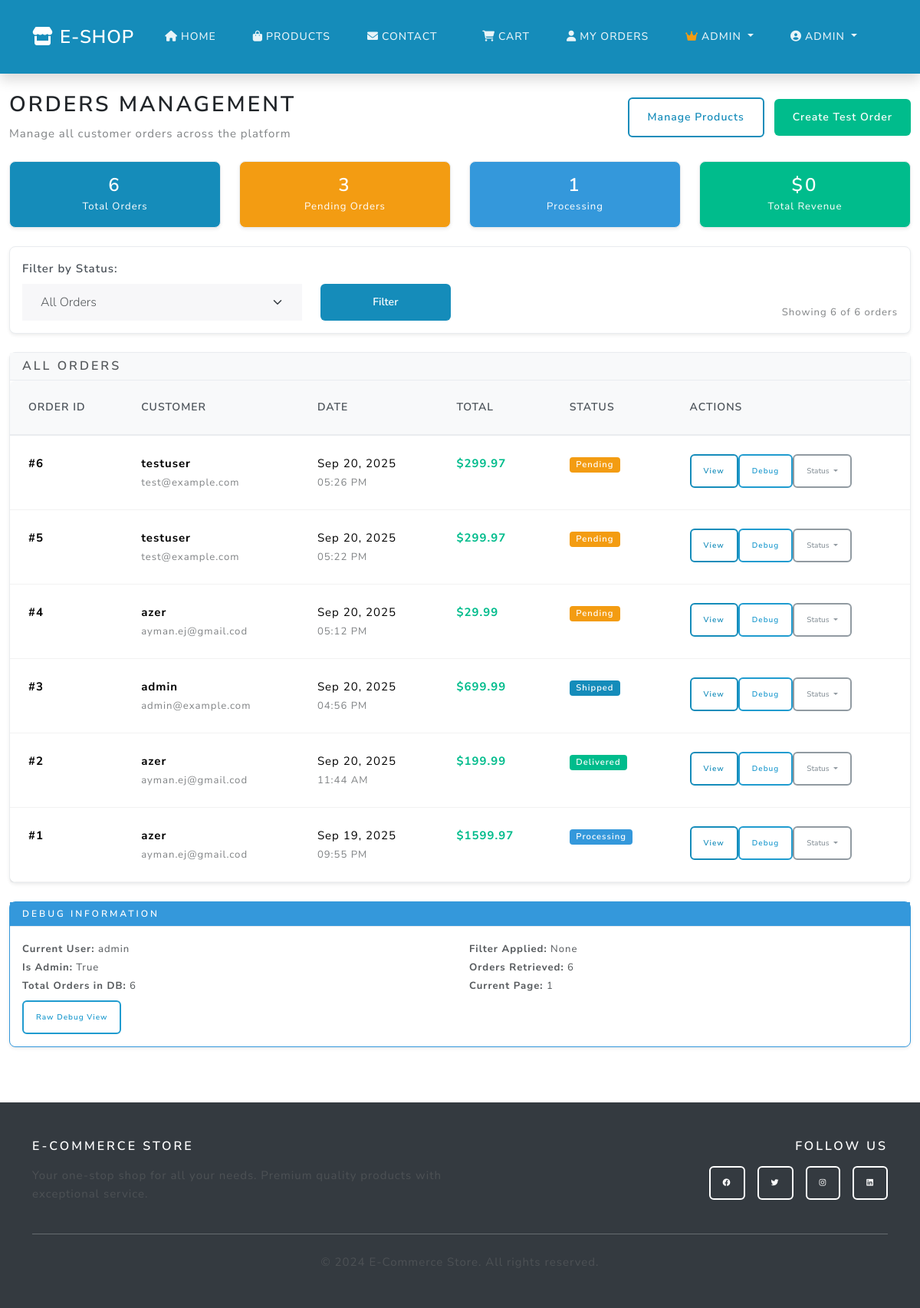
Page /admin/orders (signed in) on the earlier database version.
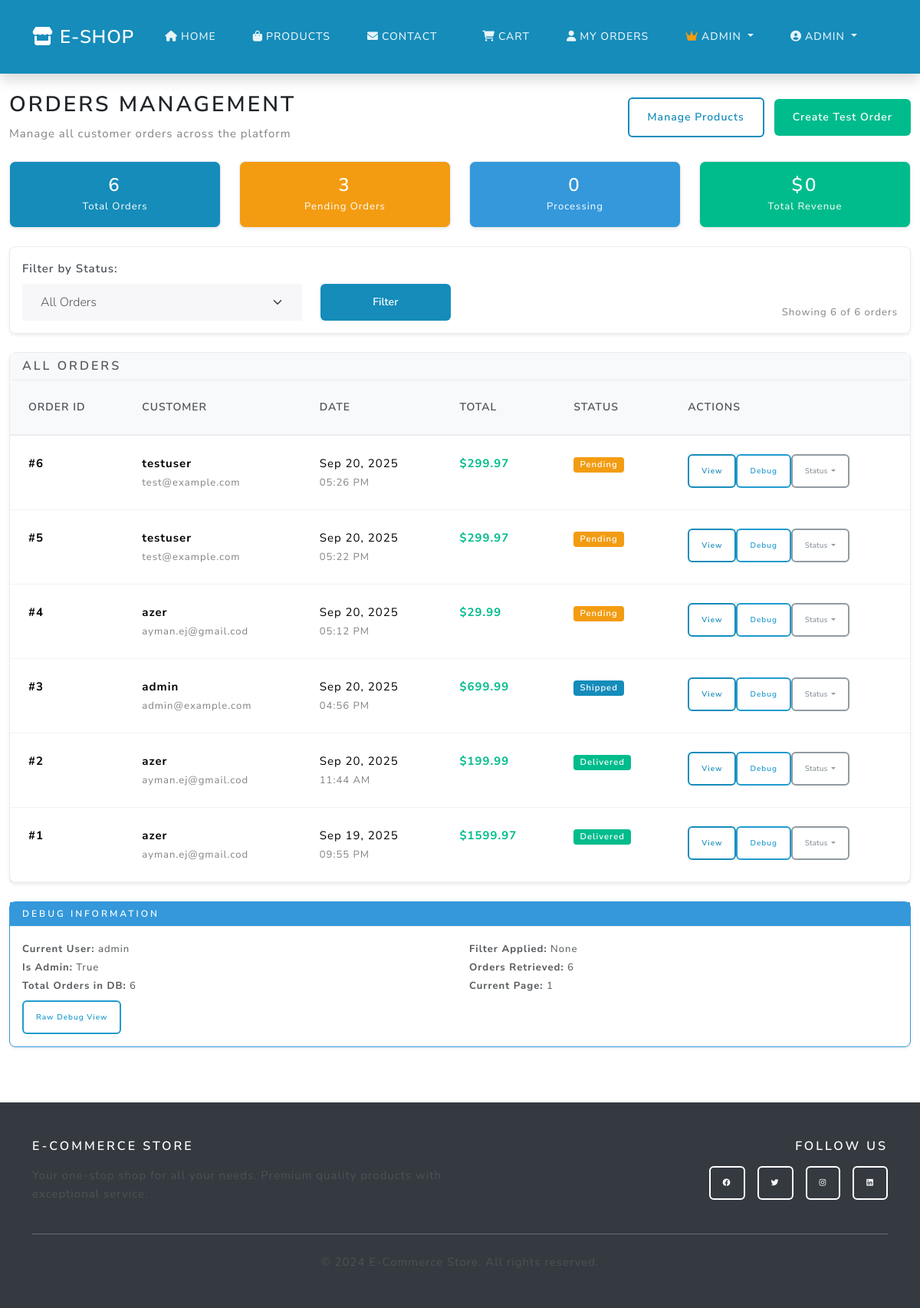
Same page on the later database version.
### main.py (models this page shows)
class User(UserMixin, db.Model):
    id = db.Column(db.Integer, primary_key=True)
    username = db.Column(db.String(80), unique=True, nullable=False)
    email = db.Column(db.String(120), unique=True, nullable=False)
    password_hash = db.Column(db.String(120), nullable=False)
    phone = db.Column(db.String(20), nullable=True)
    address = db.Column(db.Text, nullable=True)
    is_admin = db.Column(db.Boolean, default=False)
    orders = db.relationship('Order', backref='user', lazy=True)

class Order(db.Model):
    id = db.Column(db.Integer, primary_key=True)
    user_id = db.Column(db.Integer, db.ForeignKey('user.id'), nullable=False)
    total = db.Column(db.Float, nullable=False)
    status = db.Column(db.String(20), default='pending')
    created_at = db.Column(db.DateTime, default=db.func.current_timestamp())

### main.py (the view)
@app.route('/admin/orders')
@login_required
def admin_orders():
    if not current_user.is_admin:
        flash('Access denied - Admin privileges required', 'error')
        return redirect(url_for('home'))
    page = request.args.get('page', 1, type=int)
    status_filter = request.args.get('status', '')
    query = Order.query
    if status_filter:
        query = query.filter_by(status=status_filter)
    orders = query.order_by(Order.created_at.desc()).paginate(
        page=page, per_page=20, error_out=False
    )
    stats = {
        'total_orders': Order.query.count(),
        'pending_orders': Order.query.filter_by(status='pending').count(),
        'processing_orders': Order.query.filter_by(status='processing').count(),
        'shipped_orders': Order.query.filter_by(status='shipped').count(),
        'delivered_orders': Order.query.filter_by(status='delivered').count(),
        'completed_orders': Order.query.filter_by(status='completed').count(),
        'cancelled_orders': Order.query.filter_by(status='cancelled').count(),
        'total_revenue': db.session.query(db.func.sum(Order.total))\
            .filter_by(status='completed').scalar() or 0
    }
    return render_template('admin_orders.html',
                         orders=orders,
                         stats=stats,
                         status_filter=status_filter)

### main.py (called while the page is built)
@login_manager.user_loader
def load_user(user_id):
    return User.query.get(int(user_id))

### templates/admin_orders.html (shortened to what this page needs)
{% extends "base.html" %}
{% block content %}
<div class="container-fluid py-4">
  <div class="d-flex justify-content-between align-items-center mb-4">
    <div>
      <h2>Orders Management</h2>
      <p class="text-muted mb-0">Manage all customer orders across the platform</p>
    </div>
    <div>
      <a href="{{ url_for('admin_products') }}" class="btn btn-outline-primary me-2">
        Manage Products
      </a>
      <a href="{{ url_for('create_test_order') }}" class="btn btn-success">
        Create Test Order
      </a>
    </div>
  </div>
  {% if stats %}
  <div class="row mb-4">
    <div class="col-md-3">
      <div class="card text-center bg-primary text-white">
        <div class="card-body">
          <h3 class="mb-0">{{ stats.total_orders }}</h3>
          <small>Total Orders</small>
        </div>
      </div>
    </div>
    <div class="col-md-3">
      <div class="card text-center bg-warning text-white">
        <div class="card-body">
          <h3 class="mb-0">{{ stats.pending_orders }}</h3>
          <small>Pending Orders</small>
        </div>
      </div>
    </div>
    <div class="col-md-3">
      <div class="card text-center bg-info text-white">
        <div class="card-body">
          <h3 class="mb-0">{{ stats.processing_orders }}</h3>
          <small>Processing</small>
        </div>
      </div>
    </div>
    <div class="col-md-3">
      <div class="card text-center bg-success text-white">
        <div class="card-body">
          <h3 class="mb-0">${{ "%.0f"|format(stats.total_revenue) }}</h3>
          <small>Total Revenue</small>
        </div>
      </div>
    </div>
  </div>
  {% endif %}
  <div class="card mb-4">
    <div class="card-body">
      <form method="GET" class="row align-items-end">
        <div class="col-md-4">
          <label class="form-label">Filter by Status:</label>
          <select name="status" class="form-select">
            <option value="">All Orders</option>
          </select>
        </div>
        <div class="col-md-2">
          <button type="submit" class="btn btn-primary w-100">Filter</button>
        </div>
        <div class="col-md-6 text-end">
          <small class="text-muted">
            Showing {{ orders.items|length if orders.items else 0 }} of {{ orders.total if orders else 0 }} orders
          </small>
        </div>
      </form>
    </div>
  </div>
  <div class="card">
    <div class="card-header">
      <h5 class="mb-0">All Orders</h5>
    </div>
    <div class="card-body p-0">
      {% if orders and orders.items %}
      <div class="table-responsive">
        <table class="table table-hover mb-0">
          <thead class="table-light">
            <tr>
              <th>Order ID</th>
              <th>Customer</th>
              <th>Date</th>
              <th>Total</th>
              <th>Status</th>
              <th>Actions</th>
            </tr>
          </thead>
          <tbody>
            {% for order in orders.items %}
            <tr>
              <td>
                <strong>#{{ order.id }}</strong>
              </td>
              <td>
                <div>
                  <strong>{{ order.user.username }}</strong>
                  <br>
                  <small class="text-muted">{{ order.user.email }}</small>
                </div>
              </td>
              <td>
                <div>
                  {{ order.created_at.strftime('%b %d, %Y') }}
                  <br>
                  <small class="text-muted">{{ order.created_at.strftime('%I:%M %p') }}</small>
                </div>
              </td>
              <td>
                <strong class="text-success">${{ "%.2f"|format(order.total) }}</strong>
              </td>
              <td>
                <span class="badge bg-{{ 'warning' if order.status == 'pending'
                                    else 'info' if order.status == 'processing'
                                    else 'primary' if order.status == 'shipped'
                                    else 'success' if order.status in ['delivered', 'completed']
                                    else 'danger' }}">
                  {{ order.status|title }}
                </span>
              </td>
              <td>
                <div class="btn-group" role="group">
                  <a href="{{ url_for('admin_order_detail', order_id=order.id) }}"
                     class="btn btn-sm btn-outline-primary" title="View Details">
                    View
                  </a>
                  <a href="{{ url_for('debug_order_detail', order_id=order.id) }}"
                     class="btn btn-sm btn-outline-info" title="Debug View">
                    Debug
                  </a>
                  <div class="btn-group" role="group">
                    <button type="button" class="btn btn-sm btn-outline-secondary dropdown-toggle"
                            data-bs-toggle="dropdown">
                      Status
                    </button>
                  </div>
                </div>
              </td>
            </tr>
            {% endfor %}
          </tbody>
        </table>
      </div>
      {% endif %}
    </div>
  </div>
  <div class="mt-4">
    <div class="card border-info">
      <div class="card-header bg-info text-white">
        <h6 class="mb-0">Debug Information</h6>
      </div>
      <div class="card-body">
        <div class="row">
          <div class="col-md-6">
            <small>
              <strong>Current User:</strong> {{ current_user.username }}<br>
              <strong>Is Admin:</strong> {{ current_user.is_admin }}<br>
              <strong>Total Orders in DB:</strong> {{ stats.total_orders if stats else 'N/A' }}
            </small>
          </div>
          <div class="col-md-6">
            <small>
              <strong>Filter Applied:</strong> {{ status_filter or 'None' }}<br>
              <strong>Orders Retrieved:</strong> {{ orders.items|length if orders and orders.items else 0 }}<br>
              <strong>Current Page:</strong> {{ orders.page if orders else 1 }}
            </small>
          </div>
        </div>
        <div class="mt-2">
          <a href="{{ url_for('debug_list_orders') }}" class="btn btn-sm btn-outline-info">
            Raw Debug View
          </a>
        </div>
      </div>
    </div>
  </div>
</div>
{% endblock %}

### templates/base.html (shortened to what this page needs)
<!DOCTYPE html>
<html lang="en">
  <head>
    <link
      href="https://cdn.jsdelivr.net/npm/bootswatch@5.3.2/dist/lux/bootstrap.min.css"
      rel="stylesheet"
    />
    <link
      href="https://cdnjs.cloudflare.com/ajax/libs/font-awesome/6.0.0/css/all.min.css"
      rel="stylesheet"
    />
    <link
      href="{{ url_for('static', filename='css/style.css') }}"
      rel="stylesheet"
    />
  </head>
  <body>
<nav class="navbar navbar-expand-lg navbar-dark bg-dark">
  <div class="container">
    <a class="navbar-brand fw-bold" href="{{ url_for('home') }}">
      <i class="fas fa-store me-2"></i>E-Shop
    </a>
    <div class="collapse navbar-collapse" id="navbarNav">
      <ul class="navbar-nav me-auto">
        <li class="nav-item">
          <a class="nav-link" href="{{ url_for('home') }}">
            <i class="fas fa-home me-1"></i>Home
          </a>
        </li>
        <li class="nav-item">
          <a class="nav-link" href="{{ url_for('products') }}">
            <i class="fas fa-shopping-bag me-1"></i>Products
          </a>
        </li>
        <li class="nav-item">
          <a class="nav-link" href="{{ url_for('contact') }}">
            <i class="fas fa-envelope me-1"></i>Contact
          </a>
        </li>
      </ul>
      <ul class="navbar-nav">
        {% if current_user.is_authenticated %}
          <li class="nav-item">
            <a class="nav-link" href="{{ url_for('cart') }}">
              <i class="fas fa-shopping-cart me-1"></i>Cart
            </a>
          </li>
          <li class="nav-item">
            <a class="nav-link" href="{{ url_for('dashboard') }}">
              <i class="fas fa-user me-1"></i>My Orders
            </a>
          </li>
          {% if current_user.is_admin %}
            <li class="nav-item dropdown">
              <a class="nav-link dropdown-toggle" href="#" role="button" data-bs-toggle="dropdown">
                <i class="fas fa-crown me-1 text-warning"></i>Admin
              </a>
            </li>
          {% endif %}
          <li class="nav-item dropdown">
            <a class="nav-link dropdown-toggle" href="#" role="button" data-bs-toggle="dropdown">
              <i class="fas fa-user-circle me-1"></i>{{ current_user.username }}
            </a>
          </li>
        {% endif %}
      </ul>
    </div>
  </div>
</nav>
    <main>{% block content %}{% endblock %}</main>
    <footer class="bg-dark text-light py-5 mt-5">
      <div class="container">
        <div class="row">
          <div class="col-md-6">
            <h5 class="fw-bold mb-3">E-Commerce Store</h5>
            <p class="text-muted">
              Your one-stop shop for all your needs. Premium quality products
              with exceptional service.
            </p>
          </div>
          <div class="col-md-6 text-md-end">
            <h5 class="fw-bold mb-3">Follow Us</h5>
            <div class="d-flex justify-content-md-end gap-3">
              <a href="#" class="btn btn-outline-light btn-sm"
                ><i class="fab fa-facebook"></i
              ></a>
              <a href="#" class="btn btn-outline-light btn-sm"
                ><i class="fab fa-twitter"></i
              ></a>
              <a href="#" class="btn btn-outline-light btn-sm"
                ><i class="fab fa-instagram"></i
              ></a>
              <a href="#" class="btn btn-outline-light btn-sm"
                ><i class="fab fa-linkedin"></i
              ></a>
            </div>
          </div>
        </div>
        <hr class="my-4" />
        <div class="text-center">
          <p class="text-muted mb-0">
            &copy; 2024 E-Commerce Store. All rights reserved.
          </p>
        </div>
      </div>
    </footer>
  </body>
</html>

### static/css/style.css (style rules this page uses)
:root { --bs-blue: #158cba; --bs-indigo: #6610f2; --bs-purple: #6f42c1; --bs-pink: #e83e8c; --bs-red: #e74c3c; --bs-orange: #fd7e14; --bs-yellow: #f39c12; --bs-green: #00bc8c; --bs-teal: #20c997; --bs-cyan: #17a2b8; --bs-white: #fff; --bs-gray: #6c757d; --bs-gray-dark: #343a40; --bs-gray-100: #f8f9fa; --bs-gray-200: #e9ecef; --bs-gray-300: #dee2e6; --bs-gray-400: #ced4da; --bs-gray-500: #adb5bd; --bs-gray-600: #6c757d; --bs-gray-700: #495057; --bs-gray-800: #343a40; --bs-gray-900: #212529; --bs-primary: #158cba; --bs-secondary: #f8f9fa; --bs-success: #00bc8c; --bs-info: #3498db; --bs-warning: #f39c12; --bs-danger: #e74c3c; --bs-light: #f8f9fa; --bs-dark: #343a40; }
body { font-family: "Nunito Sans", -apple-system, BlinkMacSystemFont, "Segoe UI", Roboto, "Helvetica Neue", Arial, sans-serif, "Apple Color Emoji", "Segoe UI Emoji", "Segoe UI Symbol"; font-size: 0.9375rem; font-weight: 400; line-height: 1.6; color: #495057; background-color: #fff; }
h1, h2, h3, h4, h5, h6 { color: #212529; font-weight: 600; }
.navbar { box-shadow: 0 0.5rem 1rem rgba(0, 0, 0, 0.15); background-color: var(--bs-primary) !important; }
.navbar-brand { font-weight: 700; font-size: 1.5rem; color: white !important; }
.navbar-nav .nav-link { font-weight: 500; color: rgba(255, 255, 255, 0.9) !important; transition: color 0.15s ease-in-out; }
.btn { border-radius: 0.375rem; font-weight: 600; text-transform: none; transition: all 0.15s ease-in-out; }
.btn-primary { background-color: var(--bs-primary); border-color: var(--bs-primary); }
.btn-outline-primary { color: var(--bs-primary); border-color: var(--bs-primary); }
.btn-success { background-color: var(--bs-success); border-color: var(--bs-success); }
.card { border: 1px solid var(--bs-gray-200); border-radius: 0.5rem; box-shadow: 0 0.125rem 0.25rem rgba(0, 0, 0, 0.075); background-color: white; }
.card-header { background-color: var(--bs-gray-100); border-bottom: 1px solid var(--bs-gray-200); font-weight: 600; }
footer { background-color: var(--bs-gray-800); color: white; margin-top: auto; }
footer h5 { color: white; font-weight: 600; }
footer a { color: var(--bs-gray-300); text-decoration: none; transition: color 0.15s ease-in-out; }
.form-label { font-weight: 600; color: var(--bs-gray-700); }
.badge { font-size: 0.75em; font-weight: 600; padding: 0.375em 0.75em; border-radius: 0.25rem; }
.bg-primary { background-color: var(--bs-primary) !important; }
.bg-success { background-color: var(--bs-success) !important; }
.bg-warning { background-color: var(--bs-warning) !important; }
.bg-info { background-color: var(--bs-info) !important; }
.text-success { color: var(--bs-success) !important; }
.text-warning { color: var(--bs-warning) !important; }
.table { border-radius: 0.5rem; overflow: hidden; box-shadow: 0 0.125rem 0.25rem rgba(0, 0, 0, 0.075); }
.table thead th { border-bottom: 2px solid var(--bs-gray-200); background-color: var(--bs-gray-100); font-weight: 600; color: var(--bs-gray-700); }
.fade-in { animation: fadeIn 0.6s ease-out; }
.border-info { border-color: var(--bs-info) !important; }

Differences in the rows shown:
changed Order "Sep 19, 2025": status "Processing" → "Delivered"
Other differences:
{{ stats.processing_orders }}: "1" → "0"
